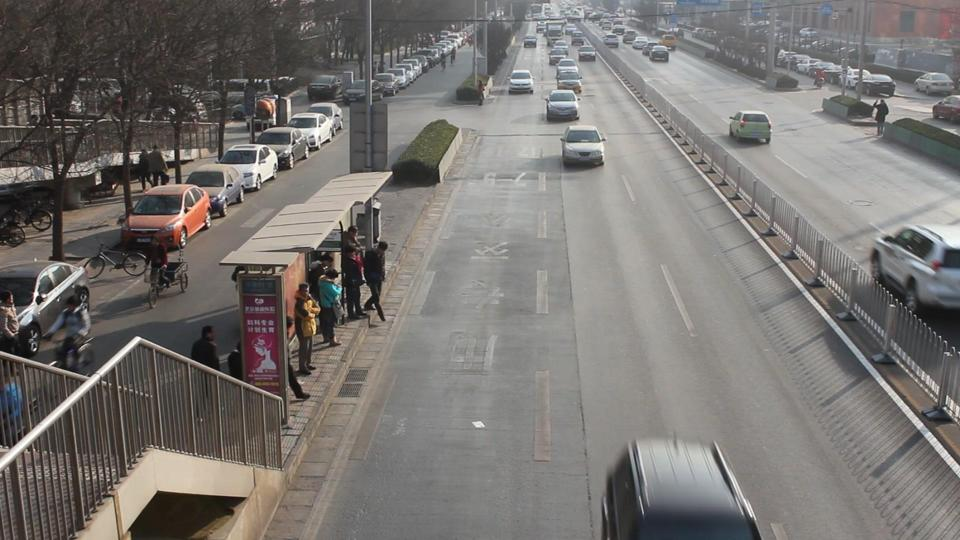
//> input picture data/1.jpg, 960 x 540 px
$ ./thresh 100 1 1 3 3 ../data/1.jpg   (built with g++ and OpenCV 4)
//> lines starting //> are read from the running program, lines starting //| are printed output that depends on the picture; after the words box and inside, x2 and y2 are one past the last pixel; in counts of white or black regions, pixels touching at a corner belong together
#include <iostream>
#include <opencv2/opencv.hpp>

int main(int argc, char* argv[])
{
    if(argc!=7)

    {
        std::cout<<"Usage: " << argv[0] << " fixed_thresh invert(0=off,1==on) "
        "adaptive type(0==mean|1==gaussian) block_size offset image \n"
        "Example: "<<argv[0] << " 100 1 0 15 10 fruits.jpg \n";
        return -1;
    }
    auto fixed_threshold = (double)atof(argv[1]);
    auto threshold_type = atoi(argv[2]) ? cv::THRESH_BINARY : cv::THRESH_BINARY_INV;
    auto adaptive_method = atoi(argv[3]) ? cv::ADAPTIVE_THRESH_MEAN_C : cv::ADAPTIVE_THRESH_GAUSSIAN_C;
    auto block_size = atoi(argv[4]);
    auto offset = atoi(argv[5]);
    cv::Mat img = cv::imread(argv[6]);
//> img is the input picture: 540 rows x 960 cols, CV_8UC3; mean B, G, R 113.6, 116.8, 120.3
    cv::Mat gray;
    cv::cvtColor(img, gray, cv::COLOR_BGR2GRAY);
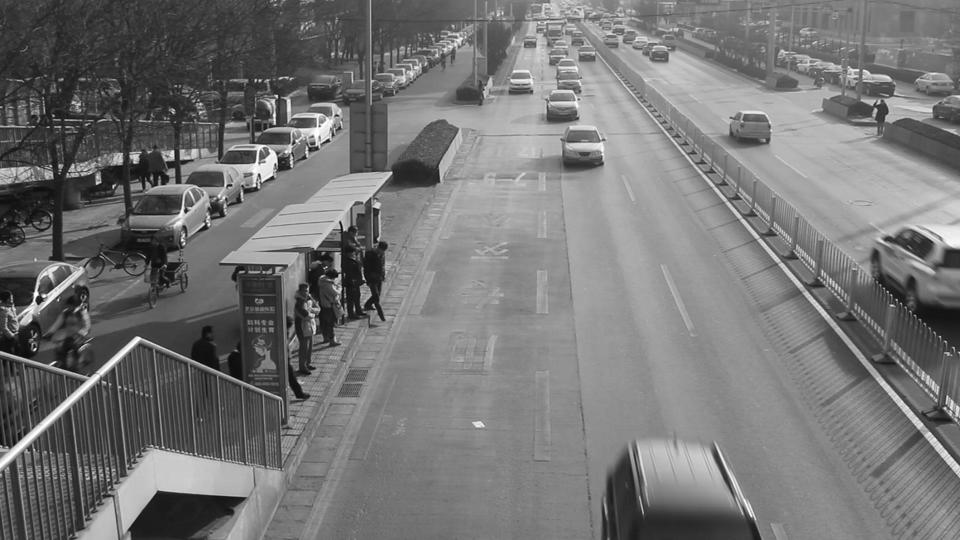
//> gray: 540 rows x 960 cols, CV_8UC1; min 1, max 255, mean 117.5
    if(gray.empty())
    {
        std::cout << "Ca't load image "<< argv[6] << std::endl;
        return -1;
    }
    cv::Mat out, out_adaptive;
    cv::threshold(gray, out, fixed_threshold, 255, threshold_type);
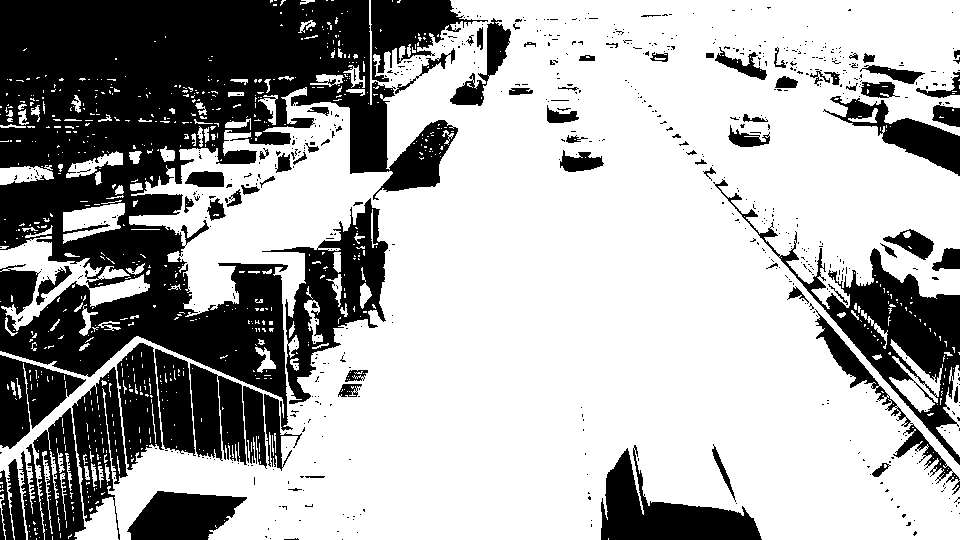
//> out: 540 rows x 960 cols, CV_8UC1; 66.8% white; 676 black regions (596 under 20 px), largest, box (x1, y1, x2, y2) and area: (0, 0, 458, 431) 90075, (713, 179, 960, 465) 11963, (262, 198, 388, 404) 8500
    cv::adaptiveThreshold(gray, out_adaptive, 255, adaptive_method, threshold_type, block_size, offset);
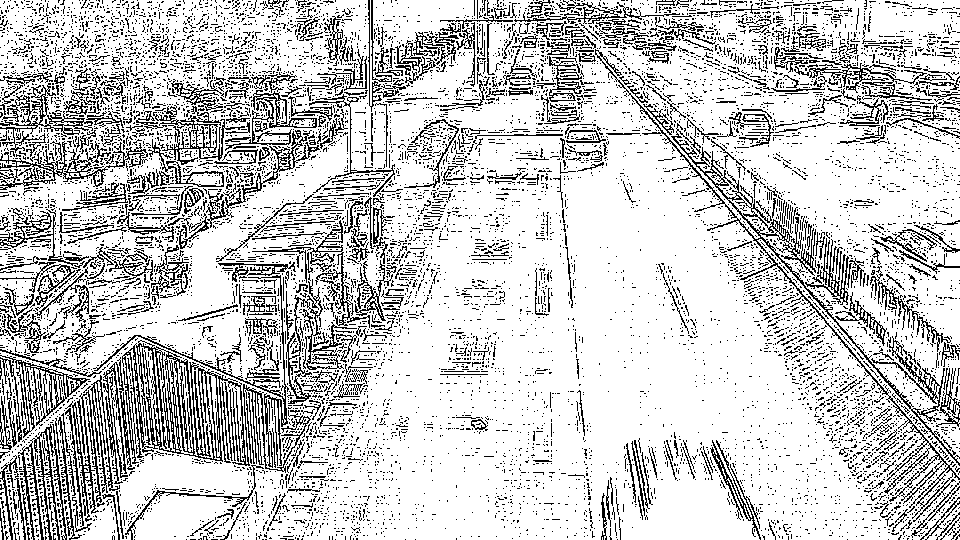
//> out_adaptive: 540 rows x 960 cols, CV_8UC1; 79.7% white; black in thin lines or dots

    // show results
    cv::imshow("raw", gray);
    cv::imshow("threshold", out);
    cv::imshow("adaptive threshold", out_adaptive);
    cv::waitKey(0);
    return 0;


}
